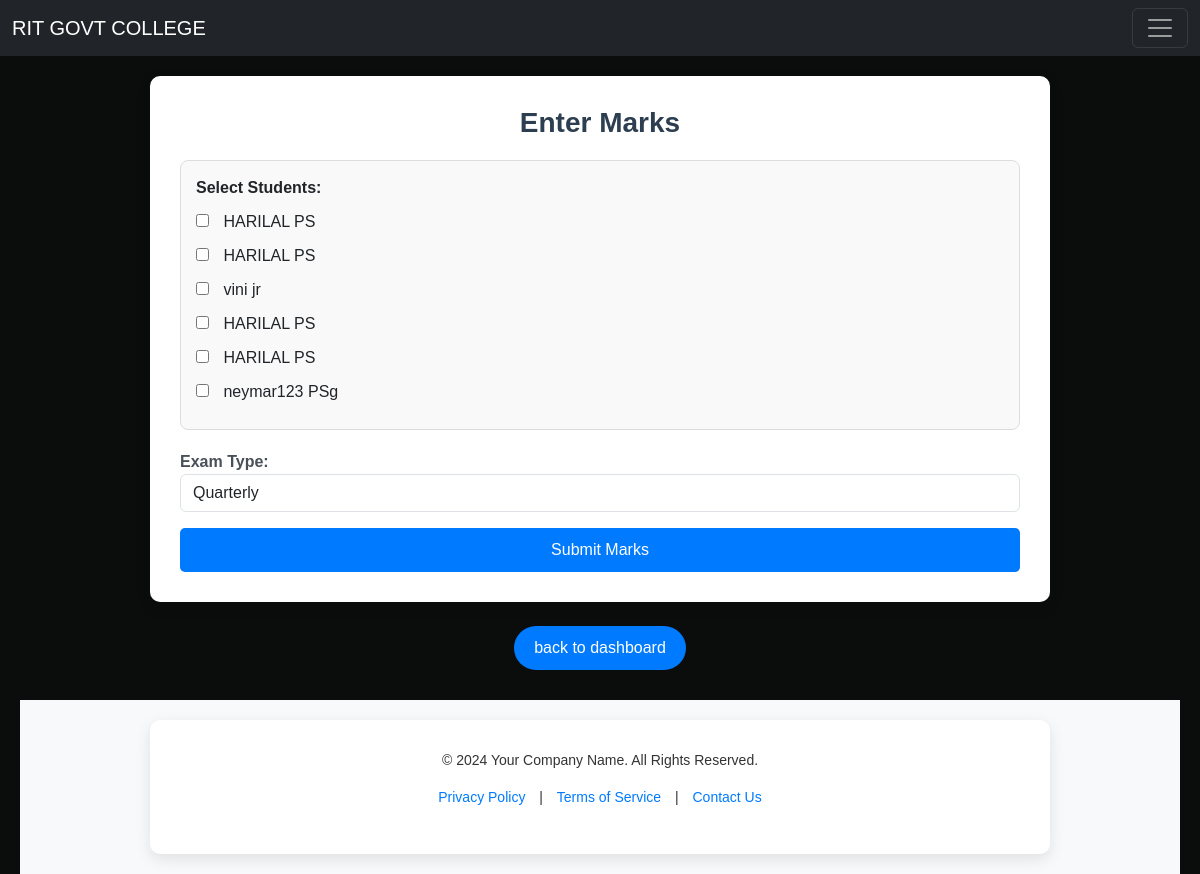
Page /marks/ on the committed database.
### app1/models.py (models this page shows, shortened)
class studentdetails(models.Model):
    first_name=models.CharField(max_length=20)
    last_name=models.CharField(max_length=20)
    email=models.CharField(max_length=20)
    phone=models.CharField(max_length=20)
    dob=models.DateField(max_length=30)
    gender=models.CharField(max_length=30)
    course=models.CharField(max_length=30)
    address=models.CharField(max_length=30)
    image=models.ImageField(upload_to='student_user')
    password=models.CharField(max_length=20)

### app1/views.py (the view, shortened to what this page needs)
# urls.py: path('marks/',views.mark,name='mark'),
def mark(request):
    students = studentdetails.objects.all()
    return render(request, 'marks.html', {'students': students})

### templates/marks.html (shortened to what this page needs)
{% extends 'base.html' %}
{% block content %}
{% load static %}
<body>
    <div class="container">
        <h2>Enter Marks</h2>
        <form method="POST" action="{% url 'mark' %}">
            <div class="student-list">
                <label><strong>Select Students:</strong></label>
                {% for student in students %}
                <label>
                    <input type="checkbox" class="student-checkbox" value="{{ student.id }}" name="students">
                    {{ student.first_name }} {{ student.last_name }}
                </label>
                {% endfor %}
            </div>
            <div class="form-group">
                <label for="exam_type"><strong>Exam Type:</strong></label>
                <select name="exam_type" id="exam_type" class="form-control" required>
                    <option value="quarterly">Quarterly</option>
                </select>
            </div>
            <button type="submit" class="btn btn-primary mt-3">Submit Marks</button>
        </form>
    </div>
<div class="text-center mt-4">
    <a href="{% url 'lecturedashboard' %}" class="btn-custom"><button class="round">back to dashboard</button></a>
</div>
</body>
{% endblock %}

### templates/base.html (style rules this page uses)
html, body { height: 100%; margin: 0; padding: 0; display: flex; flex-direction: column; }

### templates/marks.html (style rules this page uses)
body { font-family: 'Arial', sans-serif; background-color: #0b0c0c; padding: 20px; }
.container { max-width: 900px; margin: 0 auto; background-color: #ffffff; border-radius: 10px; padding: 30px; box-shadow: 0 5px 15px rgba(0, 0, 0, 0.1); }
h2 { text-align: center; margin-bottom: 20px; font-size: 28px; color: #2c3e50; font-weight: bold; }
.student-list { margin-bottom: 20px; max-height: 300px; overflow-y: auto; border: 1px solid #ddd; border-radius: 8px; padding: 15px; background-color: #f9f9f9; }
.student-list label { display: block; font-size: 16px; margin-bottom: 10px; cursor: pointer; }
.student-list input[type="checkbox"] { margin-right: 10px; }
.form-group label { font-size: 16px; font-weight: 500; color: #495057; }
.btn-primary { background-color: #007bff; color: white; border: none; font-size: 16px; padding: 10px 25px; border-radius: 5px; transition: all 0.3s ease-in-out; width: 100%; }
.round { background-color: #007bff; color: white; padding: 10px 20px; border: none; border-radius: 25px; font-size: 16px; cursor: pointer; transition: background-color 0.3s ease; }

### rows in the picture
studentdetails: first_name "HARILAL", last_name "PS"
studentdetails: first_name "HARILAL", last_name "PS"
studentdetails: first_name "vini", last_name "jr"
studentdetails: first_name "HARILAL", last_name "PS"
studentdetails: first_name "HARILAL", last_name "PS"
studentdetails: first_name "neymar123", last_name "PSg"
